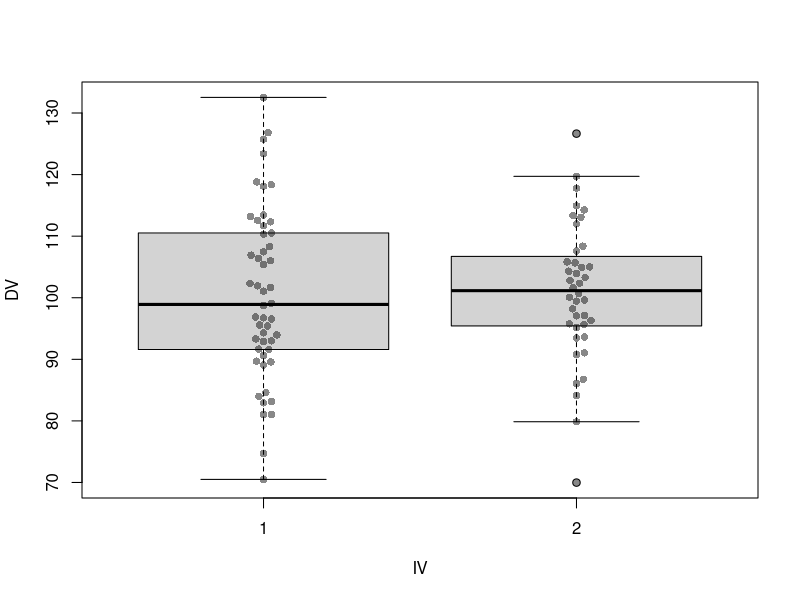
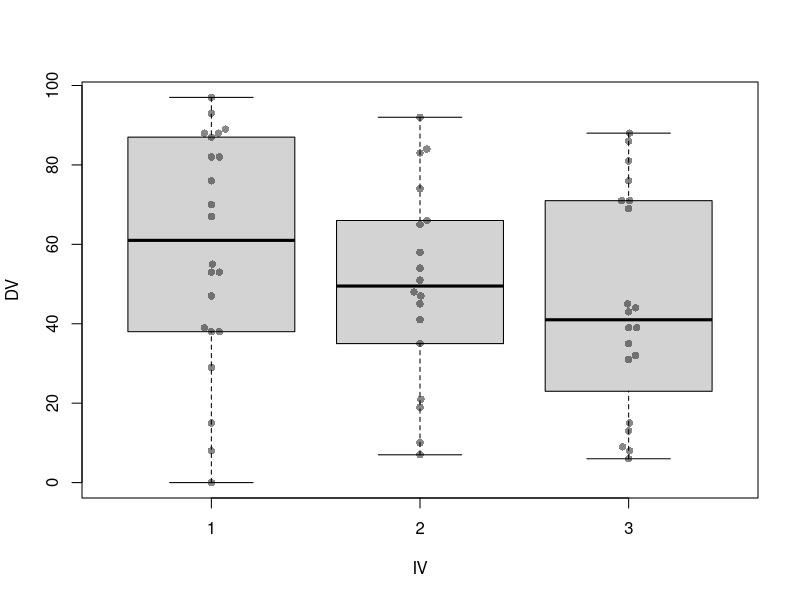

These figures' R source, in order:
## ---- chunk 1
wants <- c("car", "coin", "beeswarm")
has   <- wants %in% rownames(installed.packages())
if(any(!has)) install.packages(wants[!has])
## ---- chunk 2
set.seed(123)
P     <- 2
Nj    <- c(50, 40)
DV1   <- rnorm(Nj[1], mean=100, sd=15)
DV2   <- rnorm(Nj[2], mean=100, sd=13)
varDf <- data.frame(DV=c(DV1, DV2),
                    IV=factor(rep(1:P, Nj)))
## ---- chunk 3
library(beeswarm)
boxplot(DV ~ IV, data=varDf)
beeswarm(DV ~ IV, data=varDf, add=TRUE, pch=16, col="#00000077")
## ---- chunk 4
var.test(DV1, DV2)
## ---- chunk 5
var.test(DV ~ IV, data=varDf)
## ---- chunk 6
mood.test(DV ~ IV, alternative="greater", data=varDf)
## ---- chunk 7
ansari.test(DV ~ IV, alternative="greater", exact=FALSE, data=varDf)
## ---- chunk 8
library(coin)
ansari_test(DV ~ IV, alternative="greater", distribution="exact", data=varDf)
## ---- chunk 9
Nj    <- c(22, 18, 20)
N     <- sum(Nj)
P     <- length(Nj)
levDf <- data.frame(DV=sample(0:100, N, replace=TRUE),
                    IV=factor(rep(1:P, Nj)))
## ---- chunk 10
library(beeswarm)
boxplot(DV ~ IV, data=levDf)
beeswarm(DV ~ IV, data=levDf, add=TRUE, pch=16, col="#00000077")
## ---- chunk 11
library(car)
leveneTest(DV ~ IV, center=median, data=levDf)
leveneTest(DV ~ IV, center=mean, data=levDf)
## ---- chunk 12
fligner.test(DV ~ IV, data=levDf)
## ---- chunk 13
library(coin)
fligner_test(DV ~ IV, distribution=approximate(nresample=9999), data=levDf)
## ---- chunk 14
try(detach(package:car))
try(detach(package:carData))
try(detach(package:coin))
try(detach(package:survival))
try(detach(package:beeswarm))
